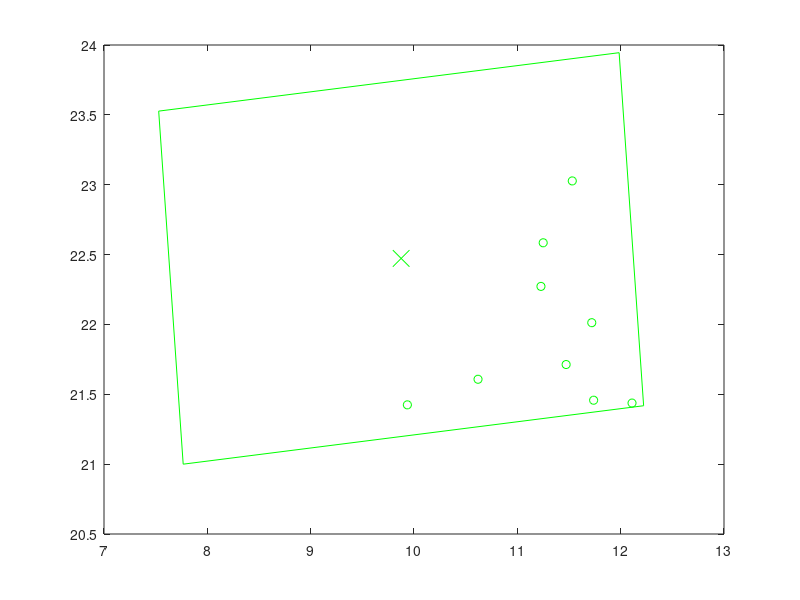

Write MATLAB code to recreate this figure. (Note: this script raises an error after producing the figure.)
close all;
figure;
Targets_x = [9.935796782364969,10.619636632452558,11.228544575737994,11.250231679163441,11.472210465039678,11.53157749271567,11.738353910604092,11.720271671086385,12.109896935945962,];
Targets_y = [
21.4243764060143,21.60751223972419,22.2722100450375,22.58439610664356,21.713012518701127,23.027165475680366,21.457577948639788,22.012453159170995,21.437212462409786,];
center_x = [9.87568460453193];
center_y = [22.472398504829062];
image_corners_x = [11.985028038995928,7.529205318884105,7.766341170067932,12.222163890179754,11.985028038995928];
image_corners_y = [23.944939079943104,23.526789529022288,20.99985792971502,21.418007480635836,23.944939079943104];

plot(Targets_x, Targets_y,'go',image_corners_x,image_corners_y,'g');
hold on;
plot(center_x,center_y,'gx','MarkerSize',12)
labs1 = ['C1'];
labelpoints(center_x,center_y,labs1,'NE',0.3,1)
axis equal;
axis tight;
hold on;

Targets2_x = [11.619191805371266,11.48804306078058,11.530439834577496,11.98573203795688,11.836357559775323,12.107312845494368,11.157369143426408,11.52125090707297,11.734215143851557,10.63931002572748,12.102910587565615,11.200534740517362,10.960854438658926,10.183736050569635,]
Targets2_y = [
23.137971823771394,22.73322553081764,22.481248595688466,22.341929106075682,22.06837477449938,21.89632908801143,21.85236765713472,21.56511950025658,21.509023499059477,21.609991071648814,21.381215613128365,21.372195013337052,21.04325408077589,20.945422087109012,]
center2_x = [9.872555408477151]
center2_y = [21.892734330729642]
image_corners2_x = [11.697304215366813,7.379731899048728,8.047806601587489,12.365378917905574,11.697304215366813]
image_corners2_y = [23.706017888706253,22.52797949656291,20.07945077275303,21.257489164896374,23.706017888706253]
plot(Targets2_x, Targets2_y,'bo',image_corners2_x,image_corners2_y,'b');
hold on;
plot(center2_x,center2_y,'bx','MarkerSize',12)
labs1 = ['C2'];
labelpoints(center2_x,center2_y,labs1,'NE',0.3,1)
axis equal;
axis tight;
hold on;

set(gca,'XTickLabel',[0.4 2.5 5 7.5 10 12.5 15] );
set(gca,'YTickLabel',[0.5 1 1.5 2 2.5 3 3.5 4 4.5] );

